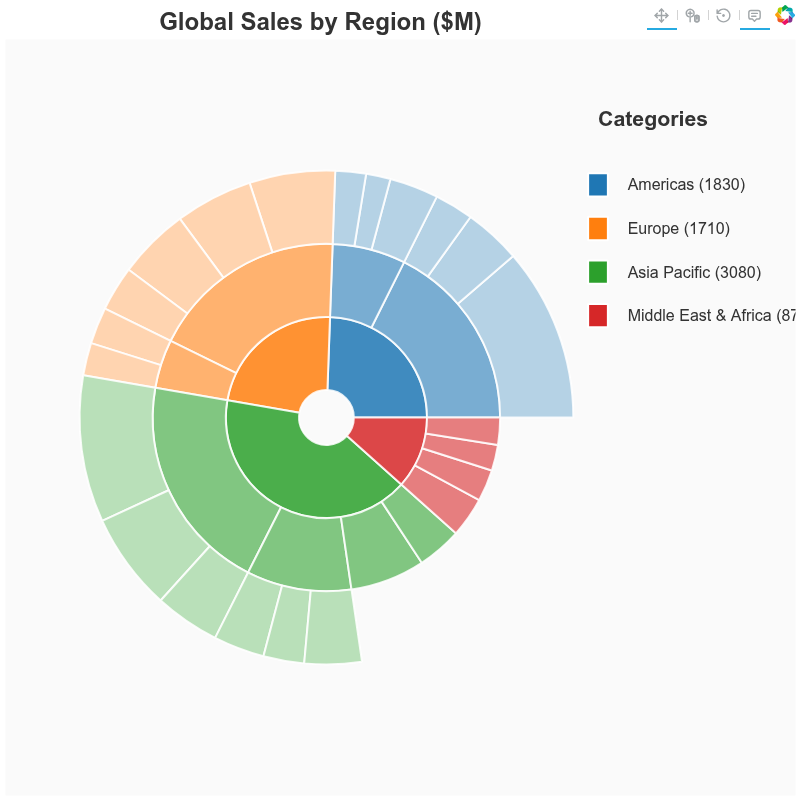

The script that drew this image:
from bokeh_rocks import create_sunburst, save_plot

sales_data = {
    "name": "Global Sales",
    "children": [
        {
            "name": "Americas",
            "children": [
                {
                    "name": "North America",
                    "children": [
                        {"name": "USA", "value": 850},
                        {"name": "Canada", "value": 280},
                        {"name": "Mexico", "value": 190}
                    ]
                },
                {
                    "name": "South America",
                    "children": [
                        {"name": "Brazil", "value": 240},
                        {"name": "Argentina", "value": 120},
                        {"name": "Other", "value": 150}
                    ]
                }
            ]
        },
        {
            "name": "Europe",
            "children": [
                {
                    "name": "Western Europe",
                    "children": [
                        {"name": "Germany", "value": 420},
                        {"name": "France", "value": 380},
                        {"name": "UK", "value": 350},
                        {"name": "Spain", "value": 220}
                    ]
                },
                {
                    "name": "Eastern Europe",
                    "children": [
                        {"name": "Poland", "value": 180},
                        {"name": "Other", "value": 160}
                    ]
                }
            ]
        },
        {
            "name": "Asia Pacific",
            "children": [
                {
                    "name": "East Asia",
                    "children": [
                        {"name": "China", "value": 720},
                        {"name": "Japan", "value": 480},
                        {"name": "South Korea", "value": 320}
                    ]
                },
                {
                    "name": "Southeast Asia",
                    "children": [
                        {"name": "Singapore", "value": 250},
                        {"name": "Indonesia", "value": 200},
                        {"name": "Other", "value": 280}
                    ]
                },
                {"name": "India", "value": 520},
                {"name": "Australia", "value": 310}
            ]
        },
        {
            "name": "Middle East & Africa",
            "children": [
                {"name": "UAE", "value": 280},
                {"name": "Saudi Arabia", "value": 220},
                {"name": "South Africa", "value": 180},
                {"name": "Other", "value": 190}
            ]
        }
    ]
}
p3 = create_sunburst(
    sales_data,
    title="Global Sales by Region ($M)",
)
save_plot(p3, "output/sunburst_03")
